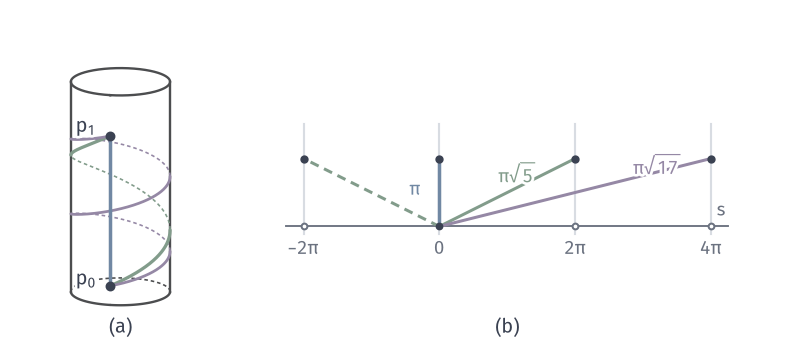

Reproduce this figure in Python.
"""Geodesics joining (1,0,0) and (1,0,pi) on the unit cylinder, and the same geodesics as straight segments to the lifts in the plane."""
from pathlib import Path
import sys
ROOT = next(p for p in Path(__file__).resolve().parents if (p/"build.sh").is_file() and (p/"tex/book.tex").is_file())
sys.path.insert(0, str(ROOT/"figures/04-spaces-measures-and-geometry/04-manifolds/matplotlib/mfd-common"))
from mfd3d import *

W, H = 112, 50
fig, ax = canvas(W, H)
pl = Placed(View(12, 16), 17, 11.5, 7.0)
zmin, zmax = -.4, 4.0
th = np.linspace(0, 2*np.pi, 361)
vd = pl.view
n = lambda t: np.c_[np.cos(t), np.sin(t), 0*t]
def cyl(t, z, color, lw=1.2, hidden=True, zorder=3):
    P = np.c_[np.cos(t), np.sin(t), z]
    split_plot(ax, pl(P), n(t)@vd.f >= 0, color, lw=lw, hidden=hidden, zorder=zorder)
cyl(th, np.full_like(th, zmin), STROKE, lw=.95, zorder=2)
top = np.c_[np.cos(th), np.sin(th), np.full_like(th, zmax)]
ax.plot(*pl(top).T, color=STROKE, lw=.95, zorder=2)
for sgn in (-1, 1):
    a = np.arctan2(vd.f[1], vd.f[0])+sgn*np.pi/2
    ax.plot(*pl(np.array([[np.cos(a), np.sin(a), zmin], [np.cos(a), np.sin(a), zmax]])).T, color=STROKE, lw=.95, zorder=2)
h = np.pi
ax.plot(*pl(np.array([[1.0, 0, 0], [1.0, 0, h]])).T, color=BLUE, lw=1.4, zorder=4)
t = np.linspace(0, 2*np.pi, 601)
cyl(t, h*t/(2*np.pi), GREEN, lw=1.3)
t2 = np.linspace(0, 4*np.pi, 1201)
cyl(t2, h*t2/(4*np.pi), PURPLE, lw=1.1)
A, B = np.array([1.0, 0, 0]), np.array([1.0, 0, h])
dot(ax, pl(A), INK); dot(ax, pl(B), INK)
label(ax, pl(A)+[-3.4, 1.0], '$p_0$', halo=True); label(ax, pl(B)+[-3.4, 1.4], '$p_1$', halo=True)
panel_tag(ax, 17, 3, '(a)')
ox, oy, sc = 62.0, 18.0, 3.05
xmin, xmax = -2*np.pi-.8, 4*np.pi+.8
ax.plot([ox+sc*xmin, ox+sc*xmax], [oy, oy], color=MUTED, lw=.75, zorder=1)
for k in (-1, 0, 1, 2):
    x = 2*np.pi*k
    ax.plot([ox+sc*x]*2, [oy-1, oy+sc*(h+1.6)], color=GRID, lw=.85, zorder=1)
    dot(ax, (ox+sc*x, oy), INK if k == 0 else MUTED, size=1.1, hollow=(k != 0))
    dot(ax, (ox+sc*x, oy+sc*h), INK, size=1.2)
    label(ax, (ox+sc*x, oy-3.2), f'${k}$' if k == 0 else (r'$2\pi$' if k == 1 else (r'$-2\pi$' if k == -1 else r'$4\pi$')), 7.5, MUTED)
col = {0: BLUE, 1: GREEN, 2: PURPLE, -1: GREEN}
for k in (0, 1, 2, -1):
    ax.plot([ox, ox+sc*2*np.pi*k], [oy, oy+sc*h], color=col[k], lw=1.4 if k == 0 else 1.2, ls='-' if k >= 0 else (0, (3, 2)), zorder=3)
label(ax, (ox-3.4, oy+sc*h*.55), r'$\pi$', 7.5, BLUE, halo=True)
label(ax, (ox+sc*1.25*np.pi-1.0, oy+sc*h*.77), r'$\pi\sqrt{5}$', 7.5, GREEN, halo=True)
label(ax, (ox+sc*3.1*np.pi+1.0, oy+sc*h*.86+.3), r'$\pi\sqrt{17}$', 7.5, PURPLE, halo=True)
label(ax, (ox+sc*xmax-1, oy+2.2), '$s$', 7.5, MUTED)
panel_tag(ax, ox+sc*np.pi, 3, '(b)')
save(fig, Path(__file__).resolve().parent, 'figure', {'formula': 'k-turn helix (cos t, sin t, t/(2k)), length sqrt(pi^2+(2 pi k)^2); h=pi'})
